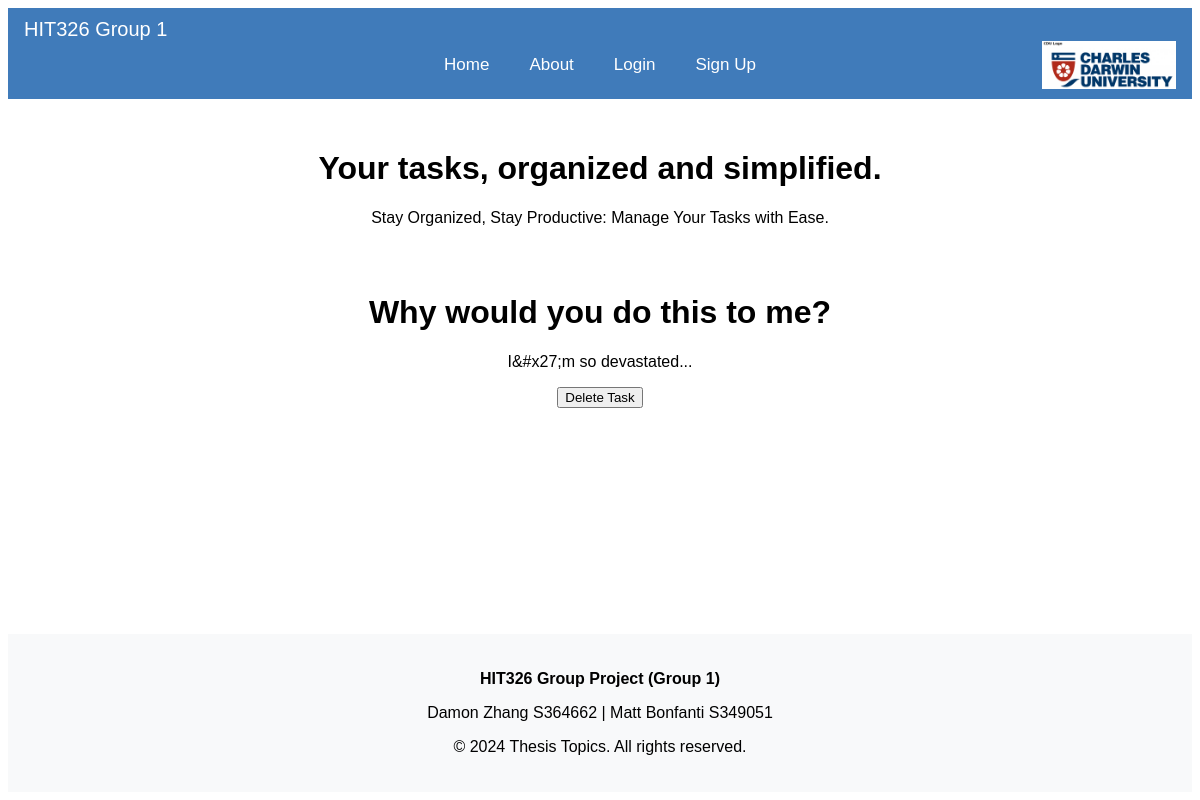
Screenshot of /task/14/ with the database file from the repository.
### pg_app/models.py (models this page shows, shortened)
class Task(models.Model):
    title = models.CharField(max_length=100)
    description = models.TextField()
    created_at = models.DateTimeField(auto_now_add=True)
    updated_at = models.DateTimeField(auto_now=True)
    user = models.ForeignKey(User, on_delete=models.CASCADE)

### pg_app/views.py (the view)
# urls.py: path('task/<int:task_id>/', views.task_detail, name='task_detail')
def task_detail(request, task_id):
    task = get_object_or_404(Task, id=task_id)
    return render(request, 'task_detail.html', {'task': task})

### pg_app/templates/task_detail.html (shortened to what this page needs)
{% extends "pg_app/base.html" %}
{% block body %}
<div class="banner" style="text-align: center; padding: 30px">
    <h1>Your tasks, organized and simplified.</h1>
    <p>Stay Organized, Stay Productive: Manage Your Tasks with Ease.</p>
</div>
<h1>{{ task.title }}</h1>
<p>{{ task.description }}</p>
<form method="post" action="{% url 'mark_task_complete' task.id %}">
    <button type="submit">Delete Task</button>
</form>
{% endblock %}

### pg_app/static/pg_app/css/style.css (style rules this page uses)
body { min-height: 98vh; display: flex; flex-direction: column; font-family:'Gill Sans', 'Gill Sans MT', Calibri, 'Trebuchet MS', sans-serif }

### rows the page displays
Task: title "Why would you do this to me?", description "I&#x27;m so devastated..."
